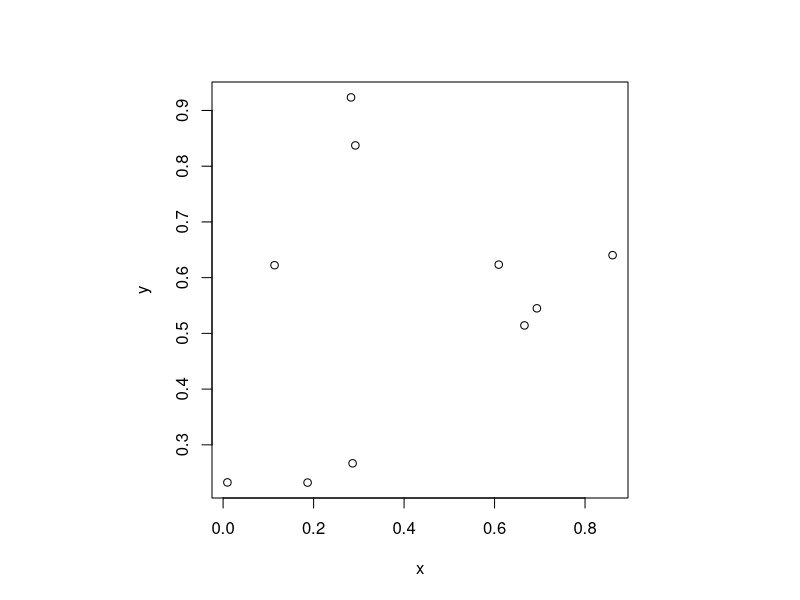

Recreate this plot in R.
## ---- chunk 1
knitr::opts_chunk$set(echo = TRUE)
## ---- chunk 2
# number of sites in the study
nsites <- 4

# number of individuals in capture history
n <- 10

# number of sampling occasions in capture-recapture
nsample_cap <- 5

# number of sampling occasions in presence-absence
nsample_occ <- 7

# capture probability
p <- 0.5

# occupancy probability
occupancy <- 0.3
## ---- chunk 3
set.seed(1234)
# our study area is the unit square

# define homerange centers

# Poisson process, with x, y coordinates as independent uniform
# random variables

homeranges <- array(data = NA, dim = c(n, 2),dimnames = list(c(1:n),c("x","y")))

for (i in 1:n) {
  x <- runif(1)
  y <- runif(1)
  homeranges[i, 1] <- x
  homeranges[i, 2] <- y
}

# plotting homeranges for validation
par(pty="s")
plot(homeranges)

## ---- chunk 4

# seed set for testing purposes only
set.seed(1234)


# empty capture history matrix
cap_hist <- array(NA, dim = c(n, nsample_cap))

# empty presence-absence matrix
pres_abs <- array(0, dim = c(nsites, nsample_occ))

# Capture history generation
for (i in 1:n) {
  for (j in 1:nsample_cap) {
    rv <- runif(1)
    if (p <= rv) {
      cap_hist[i, j] <- 1
    } else {
      cap_hist[i, j] <- 0
    }
  }
}

# Presence-absence generation
for (i in 1:nsites) {
  for (j in 1:nsample_cap) {
    rv <- runif(1)
    if (occupancy <= rv) {
      pres_abs[i, j] <- 1
    }
  }
}
## ---- chunk 5
# write data to files
write(cap_hist, file = "capture-recapture-data.txt")
write.table(pres_abs, file = "presence-absence-data.csv", col.names = FALSE, row.names = FALSE, sep = ",")
